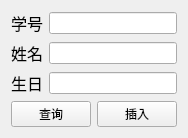
<?xml version="1.0" encoding="UTF-8"?>
<ui version="4.0">
 <class>Widget</class>
 <widget class="QWidget" name="Widget">
  <property name="geometry">
   <rect>
    <x>0</x>
    <y>0</y>
    <width>180</width>
    <height>118</height>
   </rect>
  </property>
  <property name="windowTitle">
   <string>Widget</string>
  </property>
  <layout class="QGridLayout" name="gridLayout">
   <item row="0" column="0">
    <layout class="QVBoxLayout" name="verticalLayout">
     <item>
      <layout class="QHBoxLayout" name="horizontalLayout">
       <item>
        <widget class="QLabel" name="label">
         <property name="text">
          <string>&lt;html&gt;&lt;head/&gt;&lt;body&gt;&lt;p&gt;&lt;span style=&quot; font-size:12pt;&quot;&gt;学号&lt;/span&gt;&lt;/p&gt;&lt;/body&gt;&lt;/html&gt;</string>
         </property>
        </widget>
       </item>
       <item>
        <widget class="QLineEdit" name="idLineEdit"/>
       </item>
      </layout>
     </item>
     <item>
      <layout class="QHBoxLayout" name="horizontalLayout_2">
       <item>
        <widget class="QLabel" name="label_2">
         <property name="text">
          <string>&lt;html&gt;&lt;head/&gt;&lt;body&gt;&lt;p&gt;&lt;span style=&quot; font-size:12pt;&quot;&gt;姓名&lt;/span&gt;&lt;/p&gt;&lt;/body&gt;&lt;/html&gt;</string>
         </property>
        </widget>
       </item>
       <item>
        <widget class="QLineEdit" name="nameLineEdit"/>
       </item>
      </layout>
     </item>
     <item>
      <layout class="QHBoxLayout" name="horizontalLayout_3">
       <item>
        <widget class="QLabel" name="label_3">
         <property name="text">
          <string>&lt;html&gt;&lt;head/&gt;&lt;body&gt;&lt;p&gt;&lt;span style=&quot; font-size:12pt;&quot;&gt;生日&lt;/span&gt;&lt;/p&gt;&lt;/body&gt;&lt;/html&gt;</string>
         </property>
        </widget>
       </item>
       <item>
        <widget class="QLineEdit" name="birLineEdit"/>
       </item>
      </layout>
     </item>
     <item>
      <layout class="QHBoxLayout" name="horizontalLayout_4">
       <item>
        <widget class="QPushButton" name="findPushButton">
         <property name="text">
          <string>查询</string>
         </property>
        </widget>
       </item>
       <item>
        <widget class="QPushButton" name="insertPushButton">
         <property name="text">
          <string>插入</string>
         </property>
        </widget>
       </item>
      </layout>
     </item>
    </layout>
   </item>
  </layout>
 </widget>
 <resources/>
 <connections/>
</ui>
